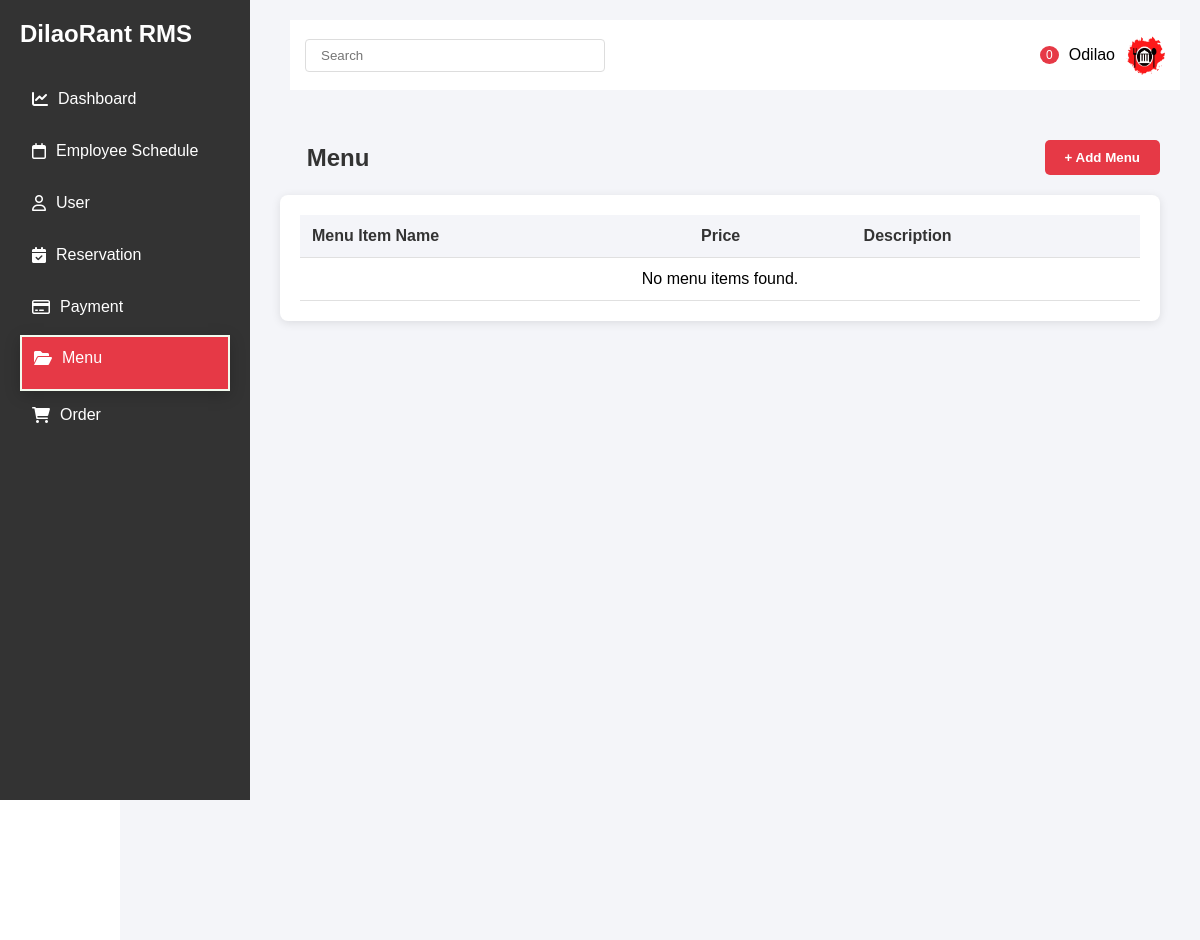
Page /dashboard/Menu on the earlier database version.
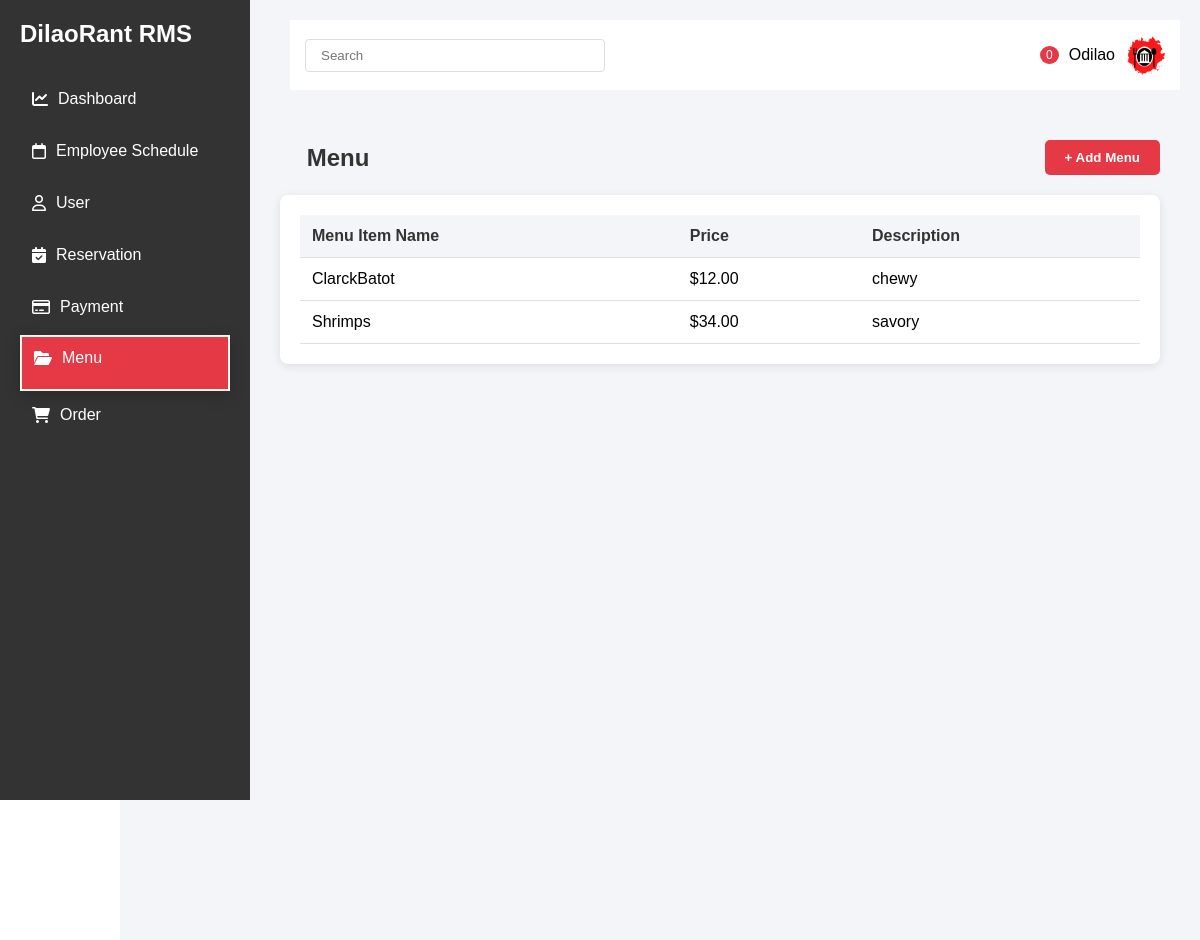
Same page on the later database version.
### Menu/models.py (models this page shows, shortened)
class Menu(models.Model):
    name = models.CharField(max_length=100)
    price = models.DecimalField(max_digits=10, decimal_places=2)
    description = models.TextField(blank=True)

### Menu/views.py (the view)
# urls.py: path('',views.display_Menu,name='displayMenu'),
def display_Menu(request):
    menus = Menu.objects.all()  # Fetch all menu items from the database
    return render(request, 'Menu/MenuDisplay.html', {'menus': menus})

### Menu/templates/Menu/MenuDisplay.html (shortened to what this page needs)
{% load static %}
<!DOCTYPE html>
<html lang="en">
<head>
    <link rel="stylesheet" href="https://cdnjs.cloudflare.com/ajax/libs/font-awesome/6.0.0/css/all.min.css">
</head>
<body>
    <div class="sidebar">
        <h2>DilaoRant RMS</h2>
        <div style="margin-top: 30px;">
            <a href="{% url 'successdashboard' %}" class="menu-item">
                <i class="fas fa-chart-line"></i>
                Dashboard
            </a>
            <a href="{% url 'Display' %}" class="menu-item">
                <i class="fa-regular fa-calendar"></i>
                Employee Schedule
            </a>
            <a href="{% url 'DisplayUser'%}" class="menu-item">
                <i class="fa-regular fa-user"></i>
                User
            </a>
            <a href="{% url 'DisplayReservation'%}" class="menu-item">
                <i class="fa-solid fa-calendar-check"></i>
                Reservation
            </a>
            <a href="{% url 'DisplayPayment' %}" class="menu-item">
                <i class="fa-regular fa-credit-card"></i>
                Payment
            </a>
            <div class="selected">
            <a href="{% url 'DisplayMenu' %}" class="menu-item">
                <i class="fa-solid fa-folder-open"></i>
                Menu
            </a> </div>
            <a href="{% url 'DisplayOrder' %}" class="menu-item">
                <i class="fa-solid fa-cart-shopping"></i>
                Order
            </a>
        </div>
    </div>
    <div class="main-content">
        <div class="top-bar" style=" margin-left: 150px;">
            <input type="text" class="search-bar" placeholder="Search">
            <div class="user-profile">
                <span class="notification">0</span>
                <span>Odilao</span>
                <img src="{% static 'dashboard/bg3.png' %}" alt="Admin" style="width: 40px; height: 40px; border-radius: 50%;">
            </div>
        </div>
        <div class="main-content">
                <div class="schedule-header">
                    <h2 class="schedule-title">&nbsp;&nbsp;&nbsp;&nbsp;Menu</h2>
                    <button class="add-schedule-btn" onclick="showPopup()">+ Add Menu</button>
                </div>
                <div class="schedule-container">
                    <table class="schedule-table">
                        <thead>
                            <tr>
                                <th>Menu Item Name</th>
                                <th>Price</th>
                                <th>Description</th>
                            </tr>
                        </thead>
                        <tbody>
                            {% for menu in menus %}
                            <tr>
                                <td>{{ menu.name }}</td>
                                <td>${{ menu.price }}</td>
                                <td>{{ menu.description }}</td>
                            </tr>
                            {% empty %}
                            <tr>
                                <td colspan="3" style="text-align: center;">No menu items found.</td>
                            </tr>
                            {% endfor %}
                        </tbody>
                    </table>
                </div>
        </div>
    </div>
</body>
</html>

Differences in the rows shown:
added Menu: name "ClarckBatot", price "12.00", description "chewy"
added Menu: name "Shrimps", price "34.00", description "savory"
Other differences:
text no longer shown: "No menu items found."
